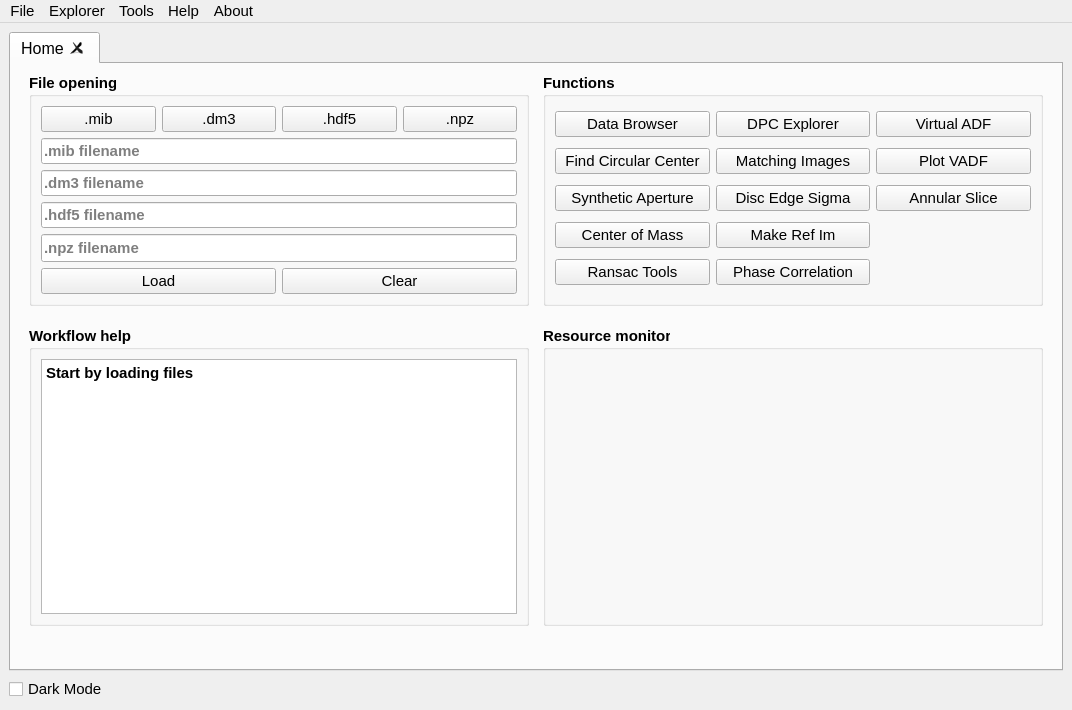
<?xml version="1.0" encoding="UTF-8"?>
<ui version="4.0">
 <class>MainWindow</class>
 <widget class="QMainWindow" name="MainWindow">
  <property name="geometry">
   <rect>
    <x>0</x>
    <y>0</y>
    <width>1072</width>
    <height>710</height>
   </rect>
  </property>
  <property name="minimumSize">
   <size>
    <width>1072</width>
    <height>710</height>
   </size>
  </property>
  <property name="font">
   <font>
    <pointsize>11</pointsize>
   </font>
  </property>
  <property name="windowTitle">
   <string>FPD-Explorer</string>
  </property>
  <property name="windowIcon">
   <iconset>
    <normaloff>fpd_explorer/frontend/res/icon.png</normaloff>fpd_explorer/frontend/res/icon.png</iconset>
  </property>
  <widget class="QWidget" name="centralwidget">
   <layout class="QGridLayout" name="gridLayout_2">
    <item row="1" column="0">
     <widget class="QCheckBox" name="dark_mode_button">
      <property name="text">
       <string>Dark Mode</string>
      </property>
     </widget>
    </item>
    <item row="0" column="0">
     <widget class="QTabWidget" name="tabWidget">
      <property name="minimumSize">
       <size>
        <width>1050</width>
        <height>625</height>
       </size>
      </property>
      <property name="font">
       <font>
        <pointsize>12</pointsize>
       </font>
      </property>
      <property name="currentIndex">
       <number>0</number>
      </property>
      <property name="tabsClosable">
       <bool>true</bool>
      </property>
      <widget class="QWidget" name="home_tab">
       <attribute name="title">
        <string>Home</string>
       </attribute>
       <layout class="QGridLayout" name="gridLayout">
        <item row="0" column="2">
         <spacer name="mid_hSpacer">
          <property name="orientation">
           <enum>Qt::Horizontal</enum>
          </property>
          <property name="sizeType">
           <enum>QSizePolicy::Maximum</enum>
          </property>
          <property name="sizeHint" stdset="0">
           <size>
            <width>100</width>
            <height>20</height>
           </size>
          </property>
         </spacer>
        </item>
        <item row="1" column="3">
         <spacer name="verticalSpacer">
          <property name="orientation">
           <enum>Qt::Vertical</enum>
          </property>
          <property name="sizeType">
           <enum>QSizePolicy::Maximum</enum>
          </property>
          <property name="sizeHint" stdset="0">
           <size>
            <width>20</width>
            <height>20</height>
           </size>
          </property>
         </spacer>
        </item>
        <item row="2" column="3">
         <widget class="QGroupBox" name="resource_groupBox">
          <property name="sizePolicy">
           <sizepolicy hsizetype="Expanding" vsizetype="Expanding">
            <horstretch>0</horstretch>
            <verstretch>0</verstretch>
           </sizepolicy>
          </property>
          <property name="minimumSize">
           <size>
            <width>500</width>
            <height>300</height>
           </size>
          </property>
          <property name="maximumSize">
           <size>
            <width>16777215</width>
            <height>16777215</height>
           </size>
          </property>
          <property name="font">
           <font>
            <pointsize>11</pointsize>
            <weight>75</weight>
            <bold>true</bold>
            <underline>false</underline>
           </font>
          </property>
          <property name="title">
           <string>Resource monitor</string>
          </property>
          <layout class="QGridLayout" name="gridLayout_4">
           <item row="0" column="1">
            <widget class="CpuFreqGraph" name="resMonitor" native="true"/>
           </item>
          </layout>
         </widget>
        </item>
        <item row="0" column="1">
         <widget class="QGroupBox" name="file_groupBox">
          <property name="sizePolicy">
           <sizepolicy hsizetype="Expanding" vsizetype="Expanding">
            <horstretch>0</horstretch>
            <verstretch>0</verstretch>
           </sizepolicy>
          </property>
          <property name="minimumSize">
           <size>
            <width>500</width>
            <height>0</height>
           </size>
          </property>
          <property name="maximumSize">
           <size>
            <width>16777215</width>
            <height>16777215</height>
           </size>
          </property>
          <property name="font">
           <font>
            <pointsize>11</pointsize>
            <weight>75</weight>
            <bold>true</bold>
            <underline>false</underline>
           </font>
          </property>
          <property name="title">
           <string>File opening</string>
          </property>
          <layout class="QVBoxLayout" name="verticalLayout_11">
           <item>
            <layout class="QHBoxLayout" name="horizontalLayout">
             <item>
              <widget class="QPushButton" name="mib_button">
               <property name="font">
                <font>
                 <pointsize>11</pointsize>
                 <weight>50</weight>
                 <bold>false</bold>
                 <underline>false</underline>
                </font>
               </property>
               <property name="text">
                <string>.mib</string>
               </property>
               <property name="checkable">
                <bool>false</bool>
               </property>
               <property name="flat">
                <bool>false</bool>
               </property>
              </widget>
             </item>
             <item>
              <widget class="QPushButton" name="dm3_button">
               <property name="font">
                <font>
                 <pointsize>11</pointsize>
                 <weight>50</weight>
                 <bold>false</bold>
                 <underline>false</underline>
                </font>
               </property>
               <property name="text">
                <string>.dm3</string>
               </property>
               <property name="checkable">
                <bool>false</bool>
               </property>
               <property name="flat">
                <bool>false</bool>
               </property>
              </widget>
             </item>
             <item>
              <widget class="QPushButton" name="hdf5_button">
               <property name="font">
                <font>
                 <pointsize>11</pointsize>
                 <weight>50</weight>
                 <bold>false</bold>
                 <underline>false</underline>
                </font>
               </property>
               <property name="text">
                <string>.hdf5</string>
               </property>
               <property name="checkable">
                <bool>false</bool>
               </property>
               <property name="flat">
                <bool>false</bool>
               </property>
              </widget>
             </item>
             <item>
              <widget class="QPushButton" name="npz_button">
               <property name="font">
                <font>
                 <pointsize>11</pointsize>
                 <weight>50</weight>
                 <bold>false</bold>
                 <underline>false</underline>
                </font>
               </property>
               <property name="text">
                <string>.npz</string>
               </property>
               <property name="checkable">
                <bool>false</bool>
               </property>
               <property name="flat">
                <bool>false</bool>
               </property>
              </widget>
             </item>
            </layout>
           </item>
           <item>
            <layout class="QVBoxLayout" name="verticalLayout">
             <item>
              <widget class="QLineEdit" name="mib_line">
               <property name="inputMask">
                <string/>
               </property>
               <property name="text">
                <string/>
               </property>
               <property name="readOnly">
                <bool>true</bool>
               </property>
               <property name="placeholderText">
                <string>.mib filename</string>
               </property>
               <property name="clearButtonEnabled">
                <bool>false</bool>
               </property>
              </widget>
             </item>
             <item>
              <widget class="QLineEdit" name="dm3_line">
               <property name="inputMask">
                <string/>
               </property>
               <property name="text">
                <string/>
               </property>
               <property name="readOnly">
                <bool>true</bool>
               </property>
               <property name="placeholderText">
                <string>.dm3 filename</string>
               </property>
               <property name="clearButtonEnabled">
                <bool>false</bool>
               </property>
              </widget>
             </item>
             <item>
              <widget class="QLineEdit" name="hdf5_line">
               <property name="autoFillBackground">
                <bool>false</bool>
               </property>
               <property name="inputMask">
                <string/>
               </property>
               <property name="text">
                <string/>
               </property>
               <property name="readOnly">
                <bool>true</bool>
               </property>
               <property name="placeholderText">
                <string>.hdf5 filename</string>
               </property>
               <property name="clearButtonEnabled">
                <bool>false</bool>
               </property>
              </widget>
             </item>
             <item>
              <widget class="QLineEdit" name="npz_line">
               <property name="minimumSize">
                <size>
                 <width>0</width>
                 <height>28</height>
                </size>
               </property>
               <property name="text">
                <string/>
               </property>
               <property name="readOnly">
                <bool>true</bool>
               </property>
               <property name="placeholderText">
                <string>.npz filename</string>
               </property>
              </widget>
             </item>
            </layout>
           </item>
           <item>
            <layout class="QHBoxLayout" name="horizontalLayout_2">
             <item>
              <widget class="QPushButton" name="load_button">
               <property name="font">
                <font>
                 <pointsize>11</pointsize>
                 <weight>50</weight>
                 <bold>false</bold>
                 <underline>false</underline>
                </font>
               </property>
               <property name="text">
                <string>Load</string>
               </property>
               <property name="shortcut">
                <string>Ctrl+O</string>
               </property>
               <property name="checkable">
                <bool>false</bool>
               </property>
               <property name="flat">
                <bool>false</bool>
               </property>
              </widget>
             </item>
             <item>
              <widget class="QPushButton" name="clear_button">
               <property name="font">
                <font>
                 <pointsize>11</pointsize>
                 <weight>50</weight>
                 <bold>false</bold>
                 <underline>false</underline>
                </font>
               </property>
               <property name="text">
                <string>Clear</string>
               </property>
               <property name="checkable">
                <bool>false</bool>
               </property>
               <property name="flat">
                <bool>false</bool>
               </property>
              </widget>
             </item>
            </layout>
           </item>
          </layout>
         </widget>
        </item>
        <item row="2" column="1">
         <widget class="QGroupBox" name="groupBox">
          <property name="sizePolicy">
           <sizepolicy hsizetype="Expanding" vsizetype="Expanding">
            <horstretch>0</horstretch>
            <verstretch>0</verstretch>
           </sizepolicy>
          </property>
          <property name="minimumSize">
           <size>
            <width>0</width>
            <height>300</height>
           </size>
          </property>
          <property name="font">
           <font>
            <pointsize>11</pointsize>
            <weight>75</weight>
            <bold>true</bold>
           </font>
          </property>
          <property name="title">
           <string>Workflow help</string>
          </property>
          <layout class="QHBoxLayout" name="horizontalLayout_3">
           <item>
            <widget class="QPlainTextEdit" name="log_text">
             <property name="font">
              <font>
               <pointsize>11</pointsize>
               <weight>75</weight>
               <bold>true</bold>
              </font>
             </property>
             <property name="readOnly">
              <bool>true</bool>
             </property>
             <property name="plainText">
              <string>Start by loading files</string>
             </property>
             <property name="tabStopDistance">
              <double>80.000000000000000</double>
             </property>
             <property name="textInteractionFlags">
              <set>Qt::LinksAccessibleByKeyboard|Qt::LinksAccessibleByMouse|Qt::TextBrowserInteraction|Qt::TextSelectableByKeyboard|Qt::TextSelectableByMouse</set>
             </property>
             <property name="placeholderText">
              <string/>
             </property>
            </widget>
           </item>
          </layout>
         </widget>
        </item>
        <item row="0" column="3">
         <widget class="QGroupBox" name="functions_groupBox">
          <property name="sizePolicy">
           <sizepolicy hsizetype="Expanding" vsizetype="Expanding">
            <horstretch>0</horstretch>
            <verstretch>0</verstretch>
           </sizepolicy>
          </property>
          <property name="minimumSize">
           <size>
            <width>500</width>
            <height>0</height>
           </size>
          </property>
          <property name="maximumSize">
           <size>
            <width>16777215</width>
            <height>16777215</height>
           </size>
          </property>
          <property name="font">
           <font>
            <pointsize>11</pointsize>
            <weight>75</weight>
            <bold>true</bold>
            <underline>false</underline>
           </font>
          </property>
          <property name="title">
           <string>Functions</string>
          </property>
          <layout class="QGridLayout" name="gridLayout_3">
           <item row="0" column="2">
            <widget class="QPushButton" name="virtual_adf_button">
             <property name="font">
              <font>
               <pointsize>11</pointsize>
               <weight>50</weight>
               <bold>false</bold>
               <underline>false</underline>
              </font>
             </property>
             <property name="text">
              <string>Virtual ADF</string>
             </property>
             <property name="checkable">
              <bool>false</bool>
             </property>
             <property name="flat">
              <bool>false</bool>
             </property>
            </widget>
           </item>
           <item row="2" column="0">
            <widget class="QPushButton" name="rm_aperture_button">
             <property name="font">
              <font>
               <pointsize>11</pointsize>
               <weight>50</weight>
               <bold>false</bold>
               <underline>false</underline>
              </font>
             </property>
             <property name="text">
              <string>Synthetic Aperture</string>
             </property>
             <property name="checkable">
              <bool>false</bool>
             </property>
             <property name="flat">
              <bool>false</bool>
             </property>
            </widget>
           </item>
           <item row="1" column="0">
            <widget class="QPushButton" name="find_circ_c_button">
             <property name="font">
              <font>
               <pointsize>11</pointsize>
               <weight>50</weight>
               <bold>false</bold>
               <underline>false</underline>
              </font>
             </property>
             <property name="text">
              <string>Find Circular Center</string>
             </property>
             <property name="checkable">
              <bool>false</bool>
             </property>
             <property name="flat">
              <bool>false</bool>
             </property>
            </widget>
           </item>
           <item row="0" column="0">
            <widget class="QPushButton" name="dbrowser_button">
             <property name="font">
              <font>
               <pointsize>11</pointsize>
               <weight>50</weight>
               <bold>false</bold>
               <underline>false</underline>
              </font>
             </property>
             <property name="text">
              <string>Data Browser</string>
             </property>
             <property name="checkable">
              <bool>false</bool>
             </property>
             <property name="flat">
              <bool>false</bool>
             </property>
            </widget>
           </item>
           <item row="2" column="2">
            <widget class="QPushButton" name="annular_slice_button">
             <property name="font">
              <font>
               <pointsize>11</pointsize>
               <weight>50</weight>
               <bold>false</bold>
               <underline>false</underline>
              </font>
             </property>
             <property name="text">
              <string>Annular Slice</string>
             </property>
             <property name="checkable">
              <bool>false</bool>
             </property>
             <property name="flat">
              <bool>false</bool>
             </property>
            </widget>
           </item>
           <item row="0" column="1">
            <widget class="QPushButton" name="dpc_explorer_button">
             <property name="font">
              <font>
               <pointsize>11</pointsize>
               <weight>50</weight>
               <bold>false</bold>
               <underline>false</underline>
              </font>
             </property>
             <property name="text">
              <string>DPC Explorer</string>
             </property>
             <property name="checkable">
              <bool>false</bool>
             </property>
             <property name="flat">
              <bool>false</bool>
             </property>
            </widget>
           </item>
           <item row="1" column="2">
            <widget class="QPushButton" name="plot_vadf_button">
             <property name="font">
              <font>
               <pointsize>11</pointsize>
               <weight>50</weight>
               <bold>false</bold>
               <underline>false</underline>
              </font>
             </property>
             <property name="text">
              <string>Plot VADF</string>
             </property>
             <property name="checkable">
              <bool>false</bool>
             </property>
             <property name="flat">
              <bool>false</bool>
             </property>
            </widget>
           </item>
           <item row="3" column="0">
            <widget class="QPushButton" name="centre_of_mass_button">
             <property name="font">
              <font>
               <pointsize>11</pointsize>
               <weight>50</weight>
               <bold>false</bold>
               <underline>false</underline>
              </font>
             </property>
             <property name="text">
              <string>Center of Mass</string>
             </property>
             <property name="checkable">
              <bool>false</bool>
             </property>
             <property name="flat">
              <bool>false</bool>
             </property>
            </widget>
           </item>
           <item row="4" column="0">
            <widget class="QPushButton" name="ransac_tools_button">
             <property name="font">
              <font>
               <pointsize>11</pointsize>
               <weight>50</weight>
               <bold>false</bold>
               <underline>false</underline>
              </font>
             </property>
             <property name="text">
              <string>Ransac Tools</string>
             </property>
             <property name="checkable">
              <bool>false</bool>
             </property>
             <property name="flat">
              <bool>false</bool>
             </property>
            </widget>
           </item>
           <item row="1" column="1">
            <widget class="QPushButton" name="matching_im_button">
             <property name="font">
              <font>
               <pointsize>11</pointsize>
               <weight>50</weight>
               <bold>false</bold>
               <underline>false</underline>
              </font>
             </property>
             <property name="text">
              <string>Matching Images</string>
             </property>
             <property name="checkable">
              <bool>false</bool>
             </property>
             <property name="flat">
              <bool>false</bool>
             </property>
            </widget>
           </item>
           <item row="2" column="1">
            <widget class="QPushButton" name="disc_edge_button">
             <property name="font">
              <font>
               <pointsize>11</pointsize>
               <weight>50</weight>
               <bold>false</bold>
               <underline>false</underline>
              </font>
             </property>
             <property name="text">
              <string>Disc Edge Sigma</string>
             </property>
             <property name="checkable">
              <bool>false</bool>
             </property>
             <property name="autoDefault">
              <bool>false</bool>
             </property>
             <property name="default">
              <bool>false</bool>
             </property>
             <property name="flat">
              <bool>false</bool>
             </property>
            </widget>
           </item>
           <item row="3" column="1">
            <widget class="QPushButton" name="make_ref_im_button">
             <property name="font">
              <font>
               <pointsize>11</pointsize>
               <weight>50</weight>
               <bold>false</bold>
               <underline>false</underline>
              </font>
             </property>
             <property name="text">
              <string>Make Ref Im</string>
             </property>
             <property name="checkable">
              <bool>false</bool>
             </property>
             <property name="flat">
              <bool>false</bool>
             </property>
            </widget>
           </item>
           <item row="4" column="1">
            <widget class="QPushButton" name="phase_correlation_button">
             <property name="font">
              <font>
               <pointsize>11</pointsize>
               <weight>50</weight>
               <bold>false</bold>
               <underline>false</underline>
              </font>
             </property>
             <property name="text">
              <string>Phase Correlation</string>
             </property>
             <property name="checkable">
              <bool>false</bool>
             </property>
             <property name="flat">
              <bool>false</bool>
             </property>
            </widget>
           </item>
          </layout>
         </widget>
        </item>
        <item row="0" column="0">
         <spacer name="left_hSpacer">
          <property name="orientation">
           <enum>Qt::Horizontal</enum>
          </property>
          <property name="sizeType">
           <enum>QSizePolicy::Maximum</enum>
          </property>
          <property name="sizeHint" stdset="0">
           <size>
            <width>100</width>
            <height>20</height>
           </size>
          </property>
         </spacer>
        </item>
        <item row="3" column="1">
         <spacer name="verticalSpacer_2">
          <property name="orientation">
           <enum>Qt::Vertical</enum>
          </property>
          <property name="sizeType">
           <enum>QSizePolicy::Expanding</enum>
          </property>
          <property name="sizeHint" stdset="0">
           <size>
            <width>20</width>
            <height>40</height>
           </size>
          </property>
         </spacer>
        </item>
        <item row="0" column="4">
         <spacer name="right_hSpacer">
          <property name="orientation">
           <enum>Qt::Horizontal</enum>
          </property>
          <property name="sizeType">
           <enum>QSizePolicy::Expanding</enum>
          </property>
          <property name="sizeHint" stdset="0">
           <size>
            <width>100</width>
            <height>20</height>
           </size>
          </property>
         </spacer>
        </item>
       </layout>
      </widget>
     </widget>
    </item>
   </layout>
  </widget>
  <widget class="QMenuBar" name="menubar">
   <property name="geometry">
    <rect>
     <x>0</x>
     <y>0</y>
     <width>1072</width>
     <height>26</height>
    </rect>
   </property>
   <widget class="QMenu" name="menuFile">
    <property name="title">
     <string>File</string>
    </property>
    <widget class="QMenu" name="menuOpen">
     <property name="title">
      <string>Open</string>
     </property>
     <addaction name="action_mib"/>
     <addaction name="action_dm3"/>
     <addaction name="action_hdf5"/>
     <addaction name="action_npz"/>
    </widget>
    <addaction name="menuOpen"/>
   </widget>
   <widget class="QMenu" name="menuHelp">
    <property name="title">
     <string>Help</string>
    </property>
    <addaction name="action_navigating_loading"/>
    <addaction name="action_functions"/>
    <addaction name="action_live_coding"/>
   </widget>
   <widget class="QMenu" name="menuAbout">
    <property name="title">
     <string>About</string>
    </property>
    <addaction name="action_about_software"/>
    <addaction name="action_about_us"/>
   </widget>
   <widget class="QMenu" name="menuTools">
    <property name="title">
     <string>Tools</string>
    </property>
    <addaction name="actionCircular_center"/>
    <addaction name="actionSynthetic_Aperture"/>
    <addaction name="actionCenter_of_Mass"/>
    <addaction name="actionRansac_Tool"/>
   </widget>
   <widget class="QMenu" name="menuExplorer">
    <property name="title">
     <string>Explorer</string>
    </property>
    <addaction name="actionData_Browser"/>
    <addaction name="actionDPC_Explorer"/>
    <addaction name="actionVADF_Explorer"/>
    <addaction name="actionLive_Code"/>
   </widget>
   <addaction name="menuFile"/>
   <addaction name="menuExplorer"/>
   <addaction name="menuTools"/>
   <addaction name="menuHelp"/>
   <addaction name="menuAbout"/>
  </widget>
  <action name="action_dm3">
   <property name="text">
    <string>.dm3</string>
   </property>
   <property name="shortcut">
    <string>Ctrl+D</string>
   </property>
  </action>
  <action name="action_mib">
   <property name="text">
    <string>.mib</string>
   </property>
   <property name="shortcut">
    <string>Ctrl+M</string>
   </property>
  </action>
  <action name="action_hdf5">
   <property name="text">
    <string>.hdf5</string>
   </property>
   <property name="shortcut">
    <string>Ctrl+H</string>
   </property>
  </action>
  <action name="action_navigating_loading">
   <property name="text">
    <string>Navigating and loading</string>
   </property>
   <property name="toolTip">
    <string>Navigating and loading help</string>
   </property>
  </action>
  <action name="action_functions">
   <property name="text">
    <string>Functions</string>
   </property>
   <property name="toolTip">
    <string>FPD functions help</string>
   </property>
  </action>
  <action name="action_about_software">
   <property name="text">
    <string>About software</string>
   </property>
   <property name="toolTip">
    <string>About software</string>
   </property>
  </action>
  <action name="action_about_us">
   <property name="text">
    <string>About us</string>
   </property>
  </action>
  <action name="action_npz">
   <property name="text">
    <string>.npz</string>
   </property>
   <property name="shortcut">
    <string>Ctrl+N</string>
   </property>
  </action>
  <action name="actionCircular_center">
   <property name="text">
    <string>Circular_center</string>
   </property>
  </action>
  <action name="actionSynthetic_Aperture">
   <property name="text">
    <string>Synthetic Aperture</string>
   </property>
  </action>
  <action name="actionCenter_of_Mass">
   <property name="text">
    <string>Center of Mass</string>
   </property>
  </action>
  <action name="actionRansac_Tool">
   <property name="text">
    <string>Ransac Tool</string>
   </property>
  </action>
  <action name="actionData_Browser">
   <property name="text">
    <string>Data Browser</string>
   </property>
  </action>
  <action name="actionDPC_Explorer">
   <property name="text">
    <string>DPC Explorer </string>
   </property>
  </action>
  <action name="actionVADF_Explorer">
   <property name="text">
    <string>VADF Explorer</string>
   </property>
  </action>
  <action name="actionLoad">
   <property name="text">
    <string>Load</string>
   </property>
   <property name="shortcut">
    <string>Ctrl+O</string>
   </property>
  </action>
  <action name="actionLive_Code">
   <property name="text">
    <string>Live Coding</string>
   </property>
   <property name="shortcut">
    <string>Ctrl+I</string>
   </property>
  </action>
  <action name="action_live_coding">
   <property name="text">
    <string>Live Coding</string>
   </property>
  </action>
 </widget>
 <customwidgets>
  <customwidget>
   <class>CpuFreqGraph</class>
   <extends>QWidget</extends>
   <header>fpd_explorer.frontend.resource_monitor</header>
   <container>1</container>
  </customwidget>
 </customwidgets>
 <tabstops>
  <tabstop>tabWidget</tabstop>
  <tabstop>mib_button</tabstop>
  <tabstop>dm3_button</tabstop>
  <tabstop>hdf5_button</tabstop>
  <tabstop>npz_button</tabstop>
  <tabstop>load_button</tabstop>
  <tabstop>dbrowser_button</tabstop>
  <tabstop>find_circ_c_button</tabstop>
  <tabstop>rm_aperture_button</tabstop>
  <tabstop>centre_of_mass_button</tabstop>
  <tabstop>ransac_tools_button</tabstop>
  <tabstop>dpc_explorer_button</tabstop>
  <tabstop>virtual_adf_button</tabstop>
  <tabstop>clear_button</tabstop>
  <tabstop>mib_line</tabstop>
  <tabstop>hdf5_line</tabstop>
  <tabstop>disc_edge_button</tabstop>
  <tabstop>dm3_line</tabstop>
  <tabstop>plot_vadf_button</tabstop>
  <tabstop>annular_slice_button</tabstop>
  <tabstop>matching_im_button</tabstop>
  <tabstop>npz_line</tabstop>
  <tabstop>make_ref_im_button</tabstop>
  <tabstop>phase_correlation_button</tabstop>
 </tabstops>
 <resources/>
 <connections>
  <connection>
   <sender>mib_button</sender>
   <signal>clicked()</signal>
   <receiver>MainWindow</receiver>
   <slot>open_mib()</slot>
   <hints>
    <hint type="sourcelabel">
     <x>156</x>
     <y>157</y>
    </hint>
    <hint type="destinationlabel">
     <x>202</x>
     <y>36</y>
    </hint>
   </hints>
  </connection>
  <connection>
   <sender>dbrowser_button</sender>
   <signal>clicked()</signal>
   <receiver>MainWindow</receiver>
   <slot>start_dbrowser()</slot>
   <hints>
    <hint type="sourcelabel">
     <x>697</x>
     <y>156</y>
    </hint>
    <hint type="destinationlabel">
     <x>727</x>
     <y>35</y>
    </hint>
   </hints>
  </connection>
  <connection>
   <sender>find_circ_c_button</sender>
   <signal>clicked()</signal>
   <receiver>MainWindow</receiver>
   <slot>find_circular_centre()</slot>
   <hints>
    <hint type="sourcelabel">
     <x>697</x>
     <y>197</y>
    </hint>
    <hint type="destinationlabel">
     <x>778</x>
     <y>56</y>
    </hint>
   </hints>
  </connection>
  <connection>
   <sender>load_button</sender>
   <signal>clicked()</signal>
   <receiver>MainWindow</receiver>
   <slot>load_files()</slot>
   <hints>
    <hint type="sourcelabel">
     <x>277</x>
     <y>355</y>
    </hint>
    <hint type="destinationlabel">
     <x>382</x>
     <y>74</y>
    </hint>
   </hints>
  </connection>
  <connection>
   <sender>dm3_button</sender>
   <signal>clicked()</signal>
   <receiver>MainWindow</receiver>
   <slot>open_dm3()</slot>
   <hints>
    <hint type="sourcelabel">
     <x>277</x>
     <y>157</y>
    </hint>
    <hint type="destinationlabel">
     <x>312</x>
     <y>33</y>
    </hint>
   </hints>
  </connection>
  <connection>
   <sender>clear_button</sender>
   <signal>clicked()</signal>
   <receiver>MainWindow</receiver>
   <slot>clear_files()</slot>
   <hints>
    <hint type="sourcelabel">
     <x>517</x>
     <y>355</y>
    </hint>
    <hint type="destinationlabel">
     <x>505</x>
     <y>74</y>
    </hint>
   </hints>
  </connection>
  <connection>
   <sender>rm_aperture_button</sender>
   <signal>clicked()</signal>
   <receiver>MainWindow</receiver>
   <slot>remove_aperture()</slot>
   <hints>
    <hint type="sourcelabel">
     <x>697</x>
     <y>238</y>
    </hint>
    <hint type="destinationlabel">
     <x>788</x>
     <y>83</y>
    </hint>
   </hints>
  </connection>
  <connection>
   <sender>centre_of_mass_button</sender>
   <signal>clicked()</signal>
   <receiver>MainWindow</receiver>
   <slot>centre_of_mass()</slot>
   <hints>
    <hint type="sourcelabel">
     <x>697</x>
     <y>277</y>
    </hint>
    <hint type="destinationlabel">
     <x>789</x>
     <y>117</y>
    </hint>
   </hints>
  </connection>
  <connection>
   <sender>dpc_explorer_button</sender>
   <signal>clicked()</signal>
   <receiver>MainWindow</receiver>
   <slot>start_dpc_explorer()</slot>
   <hints>
    <hint type="sourcelabel">
     <x>858</x>
     <y>160</y>
    </hint>
    <hint type="destinationlabel">
     <x>1071</x>
     <y>472</y>
    </hint>
   </hints>
  </connection>
  <connection>
   <sender>hdf5_button</sender>
   <signal>clicked()</signal>
   <receiver>MainWindow</receiver>
   <slot>open_hdf5()</slot>
   <hints>
    <hint type="sourcelabel">
     <x>369</x>
     <y>155</y>
    </hint>
    <hint type="destinationlabel">
     <x>507</x>
     <y>28</y>
    </hint>
   </hints>
  </connection>
  <connection>
   <sender>npz_button</sender>
   <signal>clicked()</signal>
   <receiver>MainWindow</receiver>
   <slot>open_npz()</slot>
   <hints>
    <hint type="sourcelabel">
     <x>481</x>
     <y>148</y>
    </hint>
    <hint type="destinationlabel">
     <x>456</x>
     <y>36</y>
    </hint>
   </hints>
  </connection>
  <connection>
   <sender>ransac_tools_button</sender>
   <signal>clicked()</signal>
   <receiver>MainWindow</receiver>
   <slot>ransac_im_fit()</slot>
   <hints>
    <hint type="sourcelabel">
     <x>710</x>
     <y>349</y>
    </hint>
    <hint type="destinationlabel">
     <x>652</x>
     <y>705</y>
    </hint>
   </hints>
  </connection>
  <connection>
   <sender>virtual_adf_button</sender>
   <signal>clicked()</signal>
   <receiver>MainWindow</receiver>
   <slot>start_vadf()</slot>
   <hints>
    <hint type="sourcelabel">
     <x>1019</x>
     <y>159</y>
    </hint>
    <hint type="destinationlabel">
     <x>1064</x>
     <y>182</y>
    </hint>
   </hints>
  </connection>
  <connection>
   <sender>plot_vadf_button</sender>
   <signal>clicked()</signal>
   <receiver>MainWindow</receiver>
   <slot>plot_vadf()</slot>
   <hints>
    <hint type="sourcelabel">
     <x>1019</x>
     <y>196</y>
    </hint>
    <hint type="destinationlabel">
     <x>1071</x>
     <y>214</y>
    </hint>
   </hints>
  </connection>
  <connection>
   <sender>annular_slice_button</sender>
   <signal>clicked()</signal>
   <receiver>MainWindow</receiver>
   <slot>annular_slice_vadf()</slot>
   <hints>
    <hint type="sourcelabel">
     <x>1019</x>
     <y>238</y>
    </hint>
    <hint type="destinationlabel">
     <x>1071</x>
     <y>259</y>
    </hint>
   </hints>
  </connection>
  <connection>
   <sender>dark_mode_button</sender>
   <signal>clicked()</signal>
   <receiver>MainWindow</receiver>
   <slot>change_color_mode()</slot>
   <hints>
    <hint type="sourcelabel">
     <x>63</x>
     <y>698</y>
    </hint>
    <hint type="destinationlabel">
     <x>103</x>
     <y>720</y>
    </hint>
   </hints>
  </connection>
  <connection>
   <sender>matching_im_button</sender>
   <signal>clicked()</signal>
   <receiver>MainWindow</receiver>
   <slot>find_matching_images()</slot>
   <hints>
    <hint type="sourcelabel">
     <x>858</x>
     <y>199</y>
    </hint>
    <hint type="destinationlabel">
     <x>1018</x>
     <y>28</y>
    </hint>
   </hints>
  </connection>
  <connection>
   <sender>disc_edge_button</sender>
   <signal>clicked()</signal>
   <receiver>MainWindow</receiver>
   <slot>disc_edge_sigma()</slot>
   <hints>
    <hint type="sourcelabel">
     <x>858</x>
     <y>238</y>
    </hint>
    <hint type="destinationlabel">
     <x>1067</x>
     <y>383</y>
    </hint>
   </hints>
  </connection>
  <connection>
   <sender>make_ref_im_button</sender>
   <signal>clicked()</signal>
   <receiver>MainWindow</receiver>
   <slot>make_ref_im()</slot>
   <hints>
    <hint type="sourcelabel">
     <x>858</x>
     <y>277</y>
    </hint>
    <hint type="destinationlabel">
     <x>1061</x>
     <y>40</y>
    </hint>
   </hints>
  </connection>
  <connection>
   <sender>phase_correlation_button</sender>
   <signal>clicked()</signal>
   <receiver>MainWindow</receiver>
   <slot>phase_correlation()</slot>
   <hints>
    <hint type="sourcelabel">
     <x>870</x>
     <y>349</y>
    </hint>
    <hint type="destinationlabel">
     <x>1065</x>
     <y>371</y>
    </hint>
   </hints>
  </connection>
 </connections>
 <slots>
  <slot>load_files()</slot>
  <slot>open_mib()</slot>
  <slot>open_dm3()</slot>
  <slot>start_dbrowser()</slot>
  <slot>find_circular_centre()</slot>
  <slot>clear_files()</slot>
  <slot>change_color_mode()</slot>
  <slot>remove_aperture()</slot>
  <slot>centre_of_mass()</slot>
  <slot>start_dpc_explorer()</slot>
  <slot>open_hdf5()</slot>
  <slot>open_npz()</slot>
  <slot>ransac_im_fit()</slot>
  <slot>start_vadf()</slot>
  <slot>plot_vadf()</slot>
  <slot>annular_slice_vadf()</slot>
  <slot>eval_code()</slot>
  <slot>find_matching_images()</slot>
  <slot>disc_edge_sigma()</slot>
  <slot>make_ref_im()</slot>
  <slot>phase_correlation()</slot>
 </slots>
</ui>
